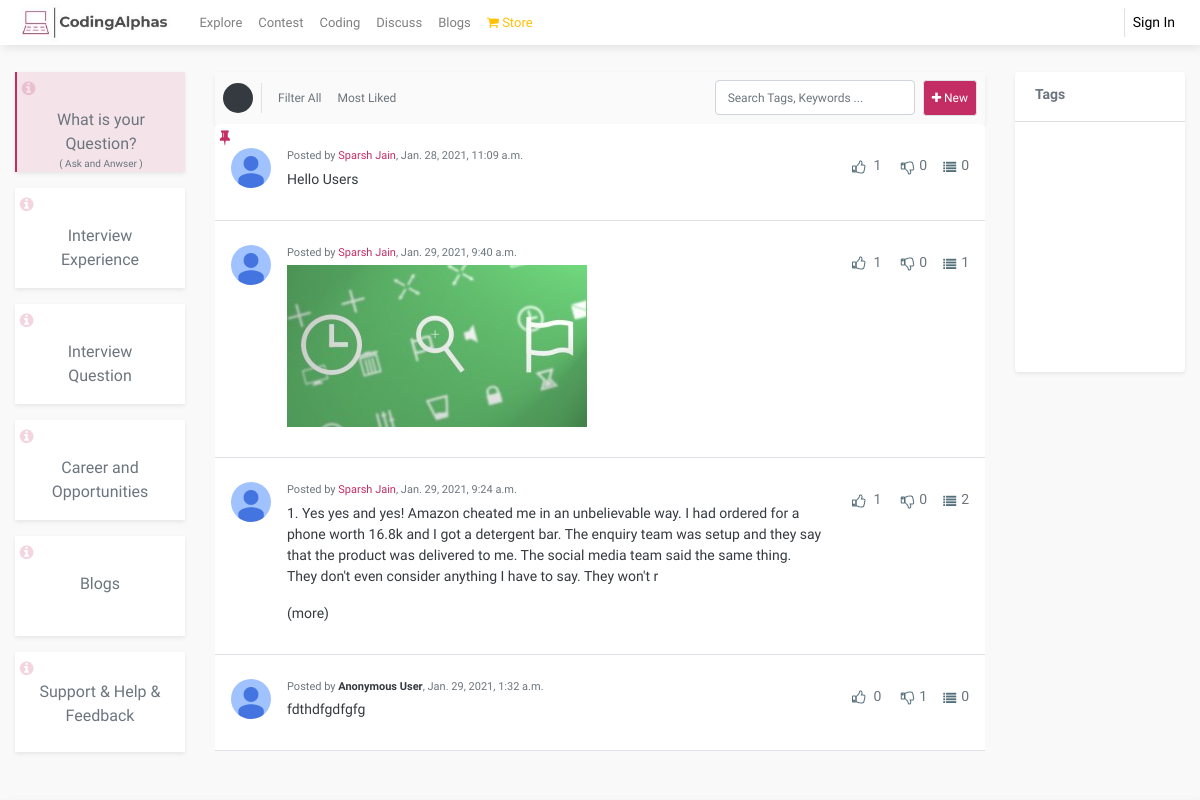
/discuss/, run on an earlier commit of the app's database.
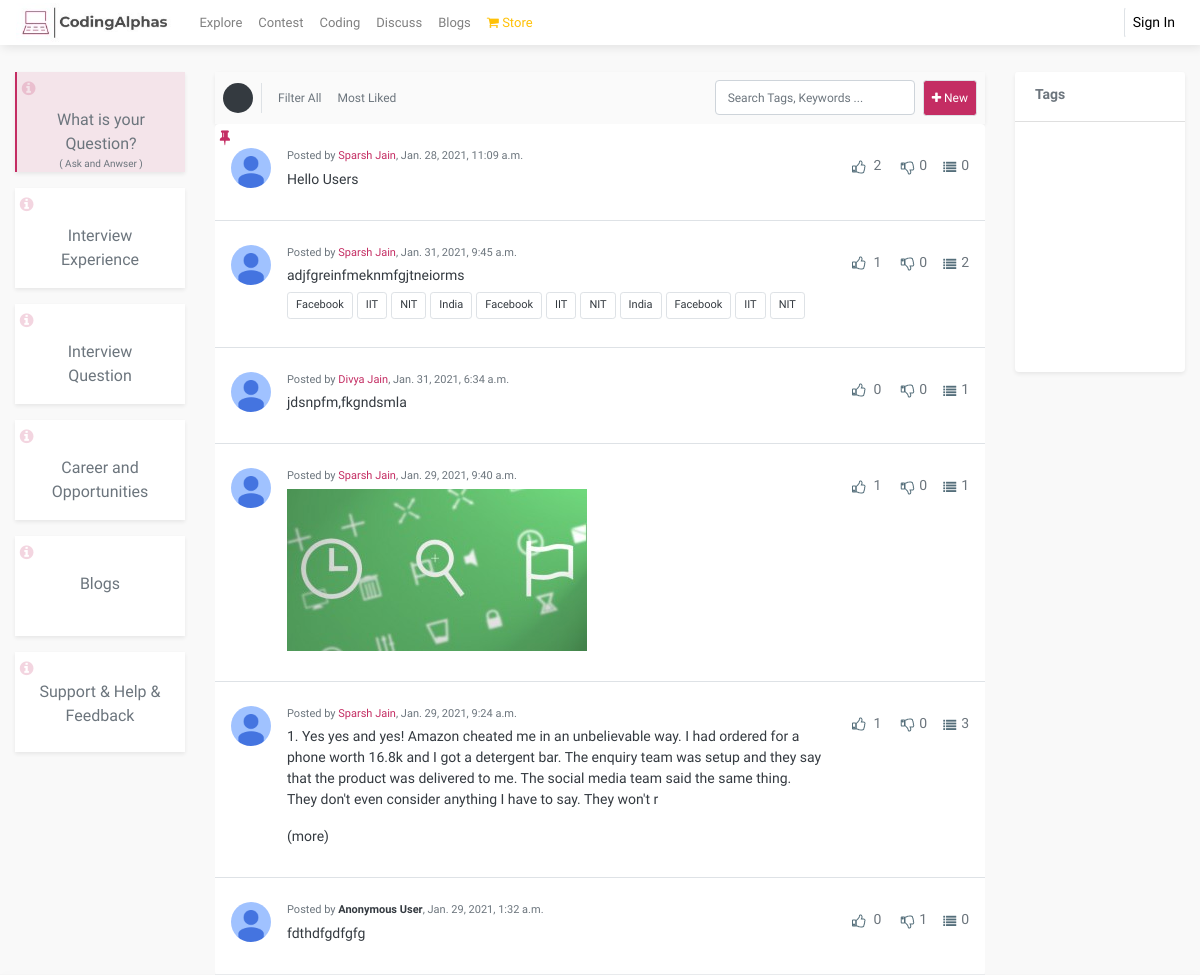
And on a later commit of the database.
### discuss/models.py (models this page shows, shortened)
class Quora(models.Model):
    CHOICE = (
        ('General','General'),('Experience','Experience'),('Question','Question'),('Support','Support')
    )
    user = models.ForeignKey(User, related_name='Quora_User', to_field='username', on_delete=models.CASCADE,default="")
    title = RichTextUploadingField(unique = True,blank=True)
    title2 = models.CharField(max_length=10000,blank=True)
    tags = models.CharField(max_length=1000,blank=True)
    like = models.ManyToManyField(User,related_name="Quora_likes",blank=True)
    dislike = models.ManyToManyField(User,related_name="Quora_dislikes",blank=True)
    created = models.DateTimeField(auto_now_add=True,null=True)
    anonymous = models.BooleanField(default = False)
    category = models.CharField(max_length=1000,choices = CHOICE,default="General")
    pinned = models.BooleanField(default=False)

### Core/models.py (models this page shows, shortened)
class Profile(models.Model):
    user = models.OneToOneField(User, on_delete=models.CASCADE)
    first_name = models.CharField(max_length=50, blank=True,default="")
    last_name = models.CharField(max_length=50, blank=True,default="")
    email = models.EmailField(max_length=50, blank=True,default="")
    phone_number = models.CharField(max_length=13, blank=True,default="")
    avatar = models.ImageField(upload_to='users/images',blank=False,default = 'users/images/default.jpg')
    headline = models.CharField(max_length=1000, blank=True,default="")
    bio = models.TextField(blank=True,default="")
    address = models.CharField(max_length=50, blank=True,default="")
    city = models.CharField(max_length=50, blank=True,default="")
    state  = models.CharField(max_length=50, blank=True,default="")
    country = models.CharField(max_length=50, blank=True,default="")
    date_of_birth = models.CharField(max_length=13, blank=True,default="")
    follow = models.ManyToManyField(User,default=None,blank=True,related_name="follow_title")
    following = models.ManyToManyField(User,default=None,blank=True,related_name="following_title")
    signup_confirmation = models.BooleanField(default=False)
    instagram = models.CharField(max_length=1000,blank=True,null=True)
    facebook = models.CharField(max_length=1000,blank=True,null=True)
    twitter = models.CharField(max_length=1000,blank=True,null=True)
    college = models.CharField(max_length=1000, blank=True,default="")
    medium = models.CharField(max_length=1000,blank=True,null=True)
    quora = models.CharField(max_length=1000,blank=True,null=True)
    other = models.CharField(max_length=1000,blank=True,null=True)
    favourities = models.ManyToManyField(Articles,blank=True,related_name="articles_titles")
    quora_discuss =  models.ManyToManyField(Quora,blank=True,related_name="discuss_titles")
    subscribe = models.ManyToManyField(User,default=None,blank=True,related_name="subscribe_title")
    mute = models.ManyToManyField(User,default=None,blank=True,related_name="mute_title")

### discuss/views.py (the view)
# urls.py: path("",views.homepage,name="homepage"),
def homepage(request):
    context = {}
    method = request.GET.get('method')
    if method is None or method == "":
        method = 'General'
    context['method'] = method
    if method == 'General':
        quora = Quora_Form()
    else:
        quora = Other_Form
    context['form'] = quora
    context['pinned'] = Quora.objects.filter(category=method,pinned=True).order_by('-created')
    context['data'] = Quora.objects.filter(~ Q(id__in = Quora.objects.filter(category=method,pinned=True)),category=method).order_by('-created')[:20]
    return render(request,'discuss/homepage.html',context)

### discuss/forms.py
class Quora_Form(forms.ModelForm):
    tags = forms.CharField(widget=forms.TextInput(attrs={'placeholder': 'Enter Tags (eg : Facebook, Interview, Queries etc.)','style':'height:40px; font-size:13px;'}), label=False)
    class Meta:
        model = Quora
        fields = ('title','tags')

### Core/templatetags/shortcut.py (called while the page is built)
@register.filter
def remove(value):
    return value.split(",")

### discuss/templates/discuss/homepage.html (shortened to what the changed rows need)
{% extends 'Core/snippets/base.html' %}
{% load shortcut %}
{% load crispy_forms_tags %}
{% block body %}
<div class="container-fluid">
    <div class="row mt-5">
        <div class="col-12 col-md-7 col-lg-8 mt-3 pt-2" style="">
            <div class="card border-0">
                {% for x in pinned %}
                <div class="card-body p-3 pt-4 pb-4 border-bottom con" >
                    <div style="position: absolute; top:0.1rem; left:0.3rem; color:#C42D63">
                        <i class="fa fa-thumb-tack"></i>
                    </div>
                <div class="d-flex justify-content-between" >
                    <div class="d-flex justify-content-start" style="width:80%;">
                        <div>
                            <img src="/media/{{x.user.profile.avatar}}/" style="height:40px; width:40px; border-radius:50%;">
                        </div>
                        <div class="ml-3">
                             <div class="" style="">
                                <p class="text-muted" style="font-size: 11px; margin-bottom: 0px;">Posted by {% if not x.anonymous %}<a style="text-decoration: none;" href="/profile/{{x.user}}/">{{x.user.profile.first_name}} {{x.user.profile.last_name}}</a>{% else %}<span class="text-dark" style="font-weight: 600;">Anonymous User</span>{% endif %}, {{x.created}}</p>
                            </div>
                            <a href="/discuss/{{method}}/inbox/{{x.id}}/" style="text-decoration: none; ">
                                <div style="width:100%; display:flex; flex-wrap:wrap; font-size: 14px;" class="mt-1 text-dark">
                                    {% if x.title2 %}
                                    <p class="text-dark" style=" font-size: 14px; ">{{x.title2|safe}}</p>
                                    {% else %}
                                {{x.title|safe}}
                                {% endif %}
                            </div>
                        </a>
                        </div>
                    </div>
                    <div class="d-flex justify-content-end">
                        <div style="font-size:12px;">
                            <a  onclick="like1('discuss','{{x.id}}','discuss_like{{x.id}}','like_count{{x.id}}','dislike_count{{x.id}}','discuss_dislike{{x.id}}')" class="btn btn-sm text-muted pr-1 ml-2   " title="Upvote" data-toggle="tooltip"><i id="discuss_like{{x.id}}" class="fa {% if request.user in x.like.all %} fa3{% else %}fa2 {% endif %} fa-thumbs-up"  style=""></i></a> <span class="text-muted " style="font-size: 14px;" id="like_count{{x.id}}">{{x.like.all.count}}</span>
                            <a  onclick="dislike1('discuss','{{x.id}}','discuss_dislike{{x.id}}','dislike_count{{x.id}}','like_count{{x.id}}','discuss_like{{x.id}}')" class="btn btn-sm text-muted ml-2 pr-1" title="Downvote" data-toggle="tooltip"><i id="discuss_dislike{{x.id}}" class="fa {% if request.user in x.dislike.all %} fa3{%else%}fa2 {% endif %} fa-thumbs-down"></i></a><span class="text-muted " style="font-size: 14px;" id="dislike_count{{x.id}}">{{x.dislike.all.count}}</span>
                           {% if method == 'General' %}
                            <a href="/discuss/{{method}}/inbox/{{x.id}}/#comment"  title="{{x.Quora_anwsers.all.count}} Threads" data-toggle="tooltip" class="btn  pr-1" style="color: #546E7A;"><i class="fa fa-list" style="font-size: 13px;"></i></a><span style="font-size: 14px;" class="text-muted">{{x.Quora_anwsers.all.count}}</span>
                            {%endif%}
                        </div>
                    </div>
                </div>
            </div>
                {% endfor %}
                    {% for x in data %}
                    <div class="card-body p-3 pt-4 pb-4 border-bottom con" >
                    <div class="d-flex justify-content-between" >
                        <div class="d-flex justify-content-start" style="width:80%;">
                            <div>
                                <img src="/media/{{x.user.profile.avatar}}/" style="height:40px; width:40px; border-radius:50%;">
                            </div>
                            <div class="ml-3">
                                 <div class="" style="">
                                    <p class="text-muted" style="font-size: 11px; margin-bottom: 0px;">Posted by {% if not x.anonymous %}<a style="text-decoration: none;" href="/profile/{{x.user}}/">{{x.user.profile.first_name}} {{x.user.profile.last_name}}</a>{% else %}<span class="text-dark" style="font-weight: 600;">Anonymous User</span>{% endif %}, {{x.created}}</p>
                                </div>
                                <a href="/discuss/{{method}}/inbox/{{x.id}}/" style="text-decoration: none; ">
                                    <div style="width:100%; display:flex; flex-wrap:wrap; font-size: 14px; " class="mt-1 text-dark" >
                                        {% if x.title2 %}
                                        <p class="text-dark" style=" font-size: 14px; ">{{x.title2|safe}}</p>
                                        {% else %}
                                    {{x.title|safe}}
                                    {% endif %}
                                </div>
                            </a>
                                <div style=" margin-top: -10px;">
                                    <span class="" style="">
                                        {% for i in x.tags|remove %}
                                        {% if i %}
                                        <a href="?tags={{i}}&method={{method}}" class="btn btn-sm border btn-outline-dark mb-1" href="#" style="font-size: 11px;">{{i}}</a>
                                        {% endif %}
                                        {% endfor %}
                                    </span>
                                </div>
                            </div>
                        </div>
                        <div class="d-flex justify-content-end">
                            <div style="font-size:12px;">
                                <a  onclick="like1('discuss','{{x.id}}','discuss_like{{x.id}}','like_count{{x.id}}','dislike_count{{x.id}}','discuss_dislike{{x.id}}')" class="btn btn-sm text-muted pr-1 ml-2   " title="Upvote" data-toggle="tooltip"><i id="discuss_like{{x.id}}" class="fa {% if request.user in x.like.all %} fa3{% else %}fa2 {% endif %} fa-thumbs-up"  style=""></i></a> <span class="text-muted " style="font-size: 14px;" id="like_count{{x.id}}">{{x.like.all.count}}</span>
                                <a  onclick="dislike1('discuss','{{x.id}}','discuss_dislike{{x.id}}','dislike_count{{x.id}}','like_count{{x.id}}','discuss_like{{x.id}}')" class="btn btn-sm text-muted ml-2 pr-1" title="Downvote" data-toggle="tooltip"><i id="discuss_dislike{{x.id}}" class="fa {% if request.user in x.dislike.all %} fa3{%else%}fa2 {% endif %} fa-thumbs-down"></i></a><span class="text-muted " style="font-size: 14px;" id="dislike_count{{x.id}}">{{x.dislike.all.count}}</span>
                                {% if method == 'General' %}
                                <a href="/discuss/{{method}}/inbox/{{x.id}}/#comment"  title="{{x.Quora_anwsers.all.count}} Threads" data-toggle="tooltip" class="btn  pr-1" style="color: #546E7A;"><i class="fa fa-list" style="font-size: 13px;"></i></a><span style="font-size: 14px;" class="text-muted">{{x.Quora_anwsers.all.count}}</span>
                                {%endif%}
                            </div>
                        </div>
                    </div>
                </div>
                    {% endfor %}
            </div>
        </div>
    </div>
</div>
{% endblock %}

What changed in the data, as far as the page shows it:
computed for Quora "Hello Users": like.all.count "1" → "2"
added Quora: user.profile.avatar (picture), user.profile.first_name "Sparsh", user.profile.last_name "Jain", created "Jan. 31, 2021, 9:45 a.m.", title "adjfgreinfmeknmfgjtneiorms", tags "Facebook" "IIT" "NIT" "India" "Facebook" "IIT" "NIT" "India" "Facebook" "IIT" "NIT", like.all.count "1", dislike.all.count "0", Quora_anwsers.all.count "2"
added Quora: user.profile.avatar (picture), user.profile.first_name "Divya", user.profile.last_name "Jain", created "Jan. 31, 2021, 6:34 a.m.", title "jdsnpfm,fkgndsmla", like.all.count "0", dislike.all.count "0", Quora_anwsers.all.count "1"
computed for Quora "Jan. 29, 2021, 9:24 a.m.": Quora_anwsers.all.count "2" → "3"
